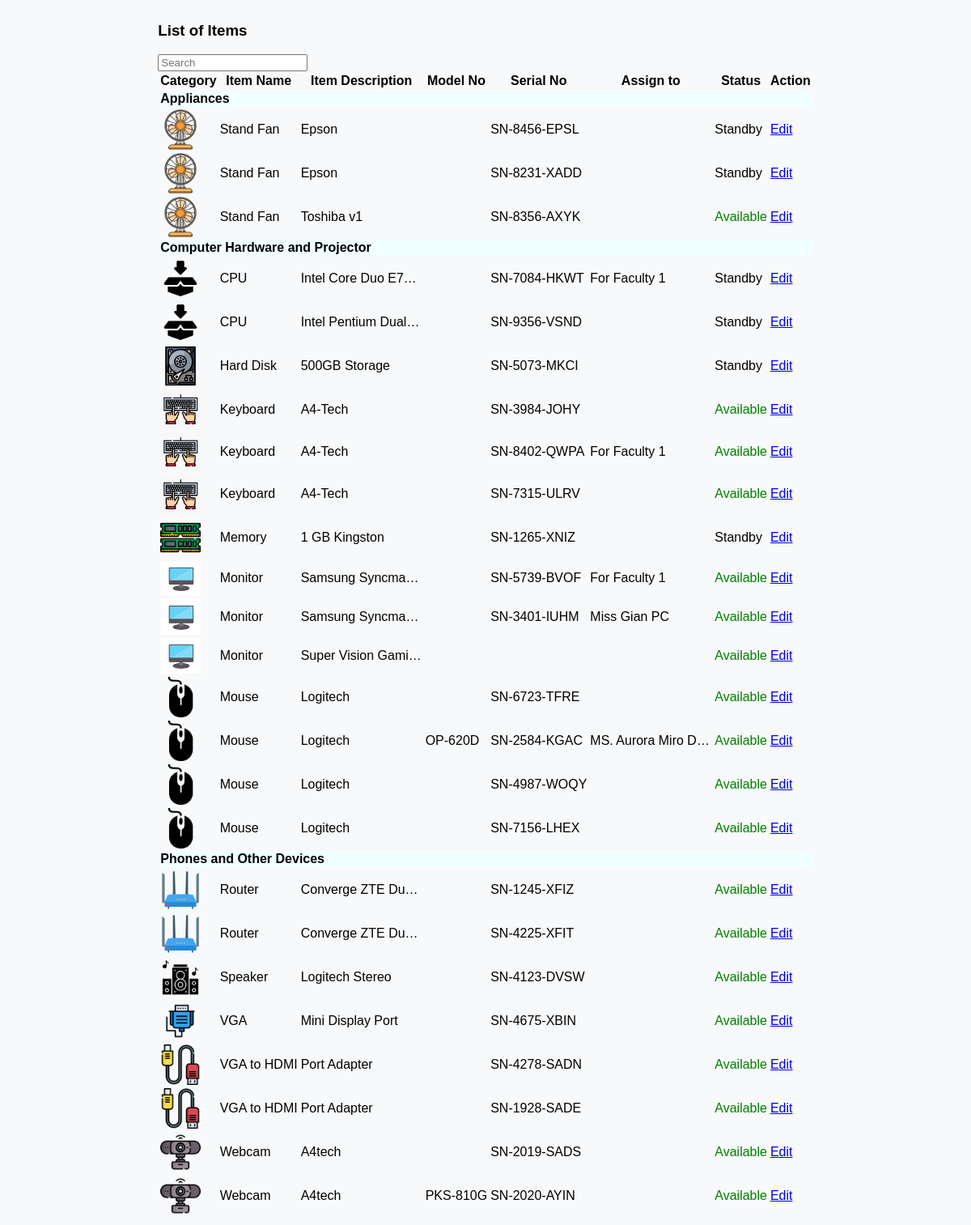
Screenshot of /DashboardCCSStaff/ccslistofitems.php with the database file from the repository.
### tables this page shows
CREATE TABLE `tblitembrand` (
  `id` int(11) NOT NULL,
  `staffid` int(11) NOT NULL,
  `staffname` varchar(50) NOT NULL,
  `itembrand` varchar(50) NOT NULL,
  `categoryname` varchar(50) NOT NULL,
  `subcategoryname` varchar(50) NOT NULL,
  `borrowable` varchar(50) NOT NULL,
  `remarks` varchar(50) DEFAULT NULL,
  `modelno` varchar(50) NOT NULL,
  `serialno` varchar(50) DEFAULT NULL,
  `unitcost` decimal(10,0) NOT NULL,
  `status` varchar(50) NOT NULL,
  `itemcondition` varchar(50) NOT NULL,
  `datetimeadded` datetime NOT NULL,
  `assignfor` varchar(50) DEFAULT NULL,
  `datepurchased` date NOT NULL
);

### DashboardCCSStaff/ccslistofitems.php (the view, shortened to what this page needs)
 <?php
    $queryitems = "SELECT * FROM tblitembrand ORDER BY categoryname, subcategoryname, itembrand";
    $resultitems = mysqli_query($con, $queryitems);
    $statusClasses = array(
        'Available' => 'text-success',
        'Standby' => 'text-secondary',
        'Reserve' => 'text-warning',
        'Borrowed' => 'text-primary',
        'Missing' => 'text-danger',
        'Pending Borrow' => 'text-danger',
        'Pending Reserve' => 'text-danger'
    );
?>
        <main class="ccs-main-container">
            <div class="container">
            <div class="row">
                <div class="d-flex justify-content-between align-items-center mb-2">
                    <h3 class="text-start"><i class='fas fa-list me-2'></i>List of Items</h3>
                    <div class="col-md-3 text-end">
                        <input type="text" class="form-control search-input" placeholder="Search" name="search" id="searchInput">
                    </div>
                </div>
            </div>
                <div class="row table-responsive ">
                    <table  class="table">
                        <thead class="table-dark">
                            <tr class="align-middle">
                                <th scope="col">Category</th>
                                <th scope="col">Item Name</th>
                                <th scope="col">Item Description</th>
                                <th scope="col">Model No</th>
                                <th scope="col">Serial No</th>
                                <th scope="col">Assign to</th>
                                <th scope="col">Status</th>
                                <th scope="col">Action</th>
                            </tr>
                        </thead>
                        <tbody>
                            <?php
                            $currentCategory = null;
                            while ($row = mysqli_fetch_assoc($resultitems)) {
                                if ($currentCategory != $row['categoryname']) {
                                    echo "<tr class='category-row'>
                                    <td colspan='12' style='background-color: azure;'><strong>{$row['categoryname']}</strong></td>
                                    </tr>";
                                    $currentCategory = $row['categoryname'];
                                }
                                echo "<tr class='item-details-row align-middle'>";
                                $imagePath = 'inventory/SubcategoryItemsimages/' . $row['subcategoryname'] . '.png';
                                if (file_exists($imagePath)) {
                                    echo "<td><img src='{$imagePath}' alt='Subcategory Image' width='50'></td>";
                                } else {
                                    echo "<td><img src='/inventory/SubcategoryItemsimages/defaultimageitem.png' alt='Default Image' width='50'></td>";
                                }
                                echo "<td>{$row['subcategoryname']}</td>";
                                echo "<td class='truncate-text'>{$row['itembrand']}</td>";
                                echo "<td class='truncate-text'>{$row['modelno']}</td>";
                                echo "<td>{$row['serialno']}</td>";
                                echo "<td class='truncate-text'>{$row['assignfor']}</td>";
                                $status = $row['status'];
                                $statusClass = isset($statusClasses[$status]) ? $statusClasses[$status] : '';
                                echo "<td class='{$statusClass}'>{$status}</td>";
                                echo "<td>
                                <a href=\"ccstaffEditItemDetails.php?id={$row['id']}\" class=\"btn btn-outline-primary btn-sm\"><i class='fa-solid fa-pen-to-square fs-7 me-2'></i>Edit</a>
                                </td>";
                                echo "</tr>";
                            }
                            ?>
                        </tbody>
                    </table>
                </div>
            </div>
        </main>

### DashboardCCSStaff/ccslistofitems.php (style rules this page uses)
.ccs-main-container { display: flex; justify-content: center; }
.text-success { color: green; }
.truncate-text { max-width: 150px; overflow: hidden; text-overflow: ellipsis; white-space: nowrap; }

### rows the page displays
tblitembrand: categoryname "Appliances", subcategoryname (picture), subcategoryname "Stand Fan", itembrand "Epson", serialno "SN-8456-EPSL", status "Standby"
tblitembrand: subcategoryname (picture), subcategoryname "Stand Fan", itembrand "Epson", serialno "SN-8231-XADD", status "Standby"
tblitembrand: subcategoryname (picture), subcategoryname "Stand Fan", itembrand "Toshiba v1", serialno "SN-8356-AXYK", status "Available"
tblitembrand: categoryname "Computer Hardware and Projector", subcategoryname "CPU", itembrand "Intel Core Duo E7…", serialno "SN-7084-HKWT", assignfor "For Faculty 1", status "Standby"
tblitembrand: subcategoryname "CPU", itembrand "Intel Pentium Dual…", serialno "SN-9356-VSND", status "Standby"
tblitembrand: subcategoryname (picture), subcategoryname "Hard Disk", itembrand "500GB Storage", serialno "SN-5073-MKCI", status "Standby"
tblitembrand: subcategoryname (picture), subcategoryname "Keyboard", itembrand "A4-Tech", serialno "SN-3984-JOHY", status "Available"
tblitembrand: subcategoryname (picture), subcategoryname "Keyboard", itembrand "A4-Tech", serialno "SN-8402-QWPA", assignfor "For Faculty 1", status "Available"
tblitembrand: subcategoryname (picture), subcategoryname "Keyboard", itembrand "A4-Tech", serialno "SN-7315-ULRV", status "Available"
tblitembrand: subcategoryname (picture), subcategoryname "Memory", itembrand "1 GB Kingston", serialno "SN-1265-XNIZ", status "Standby"
tblitembrand: subcategoryname (picture), subcategoryname "Monitor", itembrand "Samsung Syncma…", serialno "SN-5739-BVOF", assignfor "For Faculty 1", status "Available"
tblitembrand: subcategoryname (picture), subcategoryname "Monitor", itembrand "Samsung Syncma…", serialno "SN-3401-IUHM", assignfor "Miss Gian PC", status "Available"
tblitembrand: subcategoryname (picture), subcategoryname "Monitor", itembrand "Super Vision Gami…", status "Available"
tblitembrand: subcategoryname (picture), subcategoryname "Mouse", itembrand "Logitech", serialno "SN-6723-TFRE", status "Available"
tblitembrand: subcategoryname (picture), subcategoryname "Mouse", itembrand "Logitech", modelno "OP-620D", serialno "SN-2584-KGAC", assignfor "MS. Aurora Miro D…", status "Available"
tblitembrand: subcategoryname (picture), subcategoryname "Mouse", itembrand "Logitech", serialno "SN-4987-WOQY", status "Available"
tblitembrand: subcategoryname (picture), subcategoryname "Mouse", itembrand "Logitech", serialno "SN-7156-LHEX", status "Available"
tblitembrand: categoryname "Phones and Other Devices", subcategoryname (picture), subcategoryname "Router", itembrand "Converge ZTE Du…", serialno "SN-1245-XFIZ", status "Available"
tblitembrand: subcategoryname (picture), subcategoryname "Router", itembrand "Converge ZTE Du…", serialno "SN-4225-XFIT", status "Available"
tblitembrand: subcategoryname (picture), subcategoryname "Speaker", itembrand "Logitech Stereo", serialno "SN-4123-DVSW", status "Available"
tblitembrand: shows a picture, subcategoryname "VGA", itembrand "Mini Display Port", serialno "SN-4675-XBIN", status "Available"
tblitembrand: subcategoryname (picture), subcategoryname "VGA to HDMI", itembrand "Port Adapter", serialno "SN-4278-SADN", status "Available"
tblitembrand: subcategoryname (picture), subcategoryname "VGA to HDMI", itembrand "Port Adapter", serialno "SN-1928-SADE", status "Available"
tblitembrand: subcategoryname (picture), subcategoryname "Webcam", itembrand "A4tech", serialno "SN-2019-SADS", status "Available"
tblitembrand: subcategoryname (picture), subcategoryname "Webcam", itembrand "A4tech", modelno "PKS-810G", serialno "SN-2020-AYIN", status "Available"
